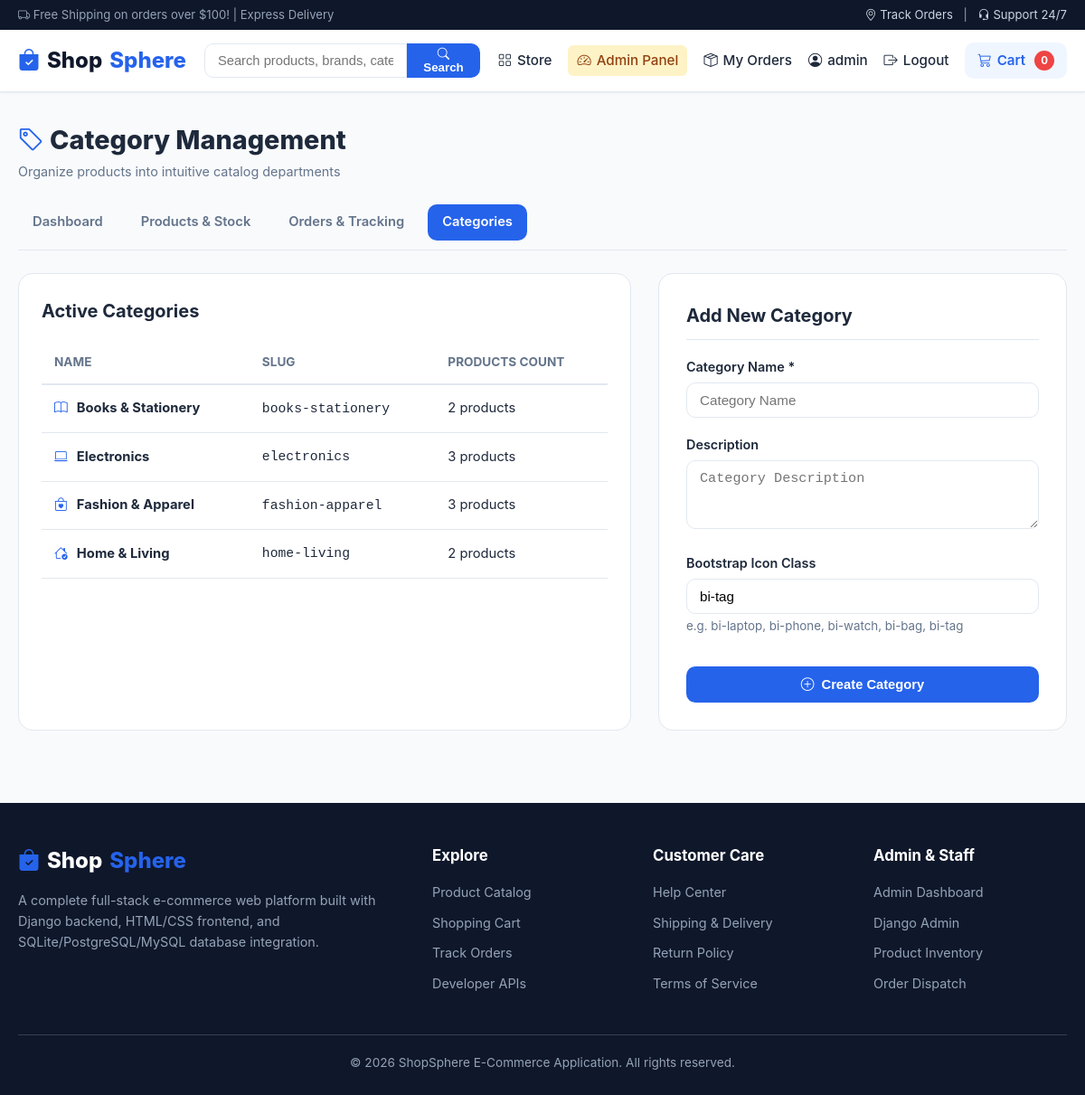
The page /store-admin/categories/ (signed in) on the database its author committed.
### store/models.py (models this page shows, shortened)
class Category(models.Model):
    name = models.CharField(max_length=100, unique=True)
    slug = models.SlugField(max_length=120, unique=True, blank=True)
    description = models.TextField(blank=True)
    icon_name = models.CharField(max_length=50, default='bi-tag', help_text="Bootstrap icon name or emoji")
    created_at = models.DateTimeField(auto_now_add=True)
    class Meta:
        verbose_name_plural = 'Categories'
        ordering = ['name']

### store/views.py (the view)
# urls.py: path('store-admin/categories/', views.admin_category_list, name='admin_category_list'),
@staff_required
def admin_category_list(request):
    categories = Category.objects.annotate(product_count=Count('products')).all()
    if request.method == 'POST':
        form = CategoryForm(request.POST)
        if form.is_valid():
            category = form.save()
            messages.success(request, f"Category '{category.name}' created!")
            return redirect('admin_category_list')
    else:
        form = CategoryForm()
    return render(request, 'store/admin/category_list.html', {'categories': categories, 'form': form})

### store/forms.py
class CategoryForm(forms.ModelForm):
    class Meta:
        model = Category
        fields = ['name', 'description', 'icon_name']
        widgets = {
            'name': forms.TextInput(attrs={'class': 'form-control', 'placeholder': 'Category Name'}),
            'description': forms.Textarea(attrs={'class': 'form-control', 'rows': 3, 'placeholder': 'Category Description'}),
            'icon_name': forms.TextInput(attrs={'class': 'form-control', 'placeholder': 'bi-tag'}),
        }

### store/context_processors.py (called while the page is built)
def cart_and_categories(request):
    categories = Category.objects.all()
    cart_total_items = 0
    if request.user.is_authenticated:
        cart = Cart.objects.filter(user=request.user).first()
    else:
        session_key = request.session.session_key
        if session_key:
            cart = Cart.objects.filter(session_key=session_key).first()
        else:
            cart = None
    if cart:
        cart_total_items = cart.total_items
    return {
        'nav_categories': categories,
        'cart_count': cart_total_items,
    }

### store/views.py (called while the page is built)
def staff_required(view_func):
    return user_passes_test(lambda u: u.is_active and u.is_staff, login_url='login')(view_func)

### templates/store/admin/category_list.html (shortened to what this page needs)
{% extends 'base.html' %}
{% load static %}
{% block content %}
  <div class="admin-header">
    <div>
      <h1 style="font-size: 1.8rem; font-weight: 800;">
        <i class="bi bi-tag" style="color: var(--primary);"></i> Category Management
      </h1>
      <p style="color: var(--text-muted); font-size: 0.9rem;">Organize products into intuitive catalog departments</p>
    </div>
  </div>
  <div class="admin-nav-tabs">
    <a href="{% url 'admin_dashboard' %}" class="admin-tab-link">Dashboard</a>
    <a href="{% url 'admin_product_list' %}" class="admin-tab-link">Products & Stock</a>
    <a href="{% url 'admin_order_list' %}" class="admin-tab-link">Orders & Tracking</a>
    <a href="{% url 'admin_category_list' %}" class="admin-tab-link active">Categories</a>
  </div>
  <div class="checkout-grid">
    <div class="data-table-card">
      <h3 style="font-size: 1.25rem; font-weight: 700; margin-bottom: 18px;">Active Categories</h3>
      <table class="data-table">
        <thead>
          <tr>
            <th>Name</th>
            <th>Slug</th>
            <th>Products Count</th>
          </tr>
        </thead>
        <tbody>
          {% for cat in categories %}
            <tr>
              <td>
                <i class="bi {{ cat.icon_name }}" style="margin-right: 6px; color: var(--primary);"></i>
                <strong>{{ cat.name }}</strong>
              </td>
              <td><code>{{ cat.slug }}</code></td>
              <td>{{ cat.product_count }} product{{ cat.product_count|pluralize }}</td>
            </tr>
          {% endfor %}
        </tbody>
      </table>
    </div>
    <div class="form-card" style="height: fit-content;">
      <h3 style="font-size: 1.25rem; font-weight: 700; margin-bottom: 18px; border-bottom: 1px solid var(--border-color); padding-bottom: 10px;">
        Add New Category
      </h3>
      <form method="POST">
        <div class="form-group">
          <label for="{{ form.name.id_for_label }}">Category Name *</label>
          {{ form.name }}
        </div>
        <div class="form-group">
          <label for="{{ form.description.id_for_label }}">Description</label>
          {{ form.description }}
        </div>
        <div class="form-group">
          <label for="{{ form.icon_name.id_for_label }}">Bootstrap Icon Class</label>
          {{ form.icon_name }}
          <small style="color: var(--text-muted);">e.g. bi-laptop, bi-phone, bi-watch, bi-bag, bi-tag</small>
        </div>
        <button type="submit" class="btn btn-primary" style="margin-top: 15px; padding: 12px;">
          <i class="bi bi-plus-circle"></i> Create Category
        </button>
      </form>
    </div>
  </div>
{% endblock %}

### templates/base.html (shortened to what this page needs)
{% load static %}
<!DOCTYPE html>
<html lang="en">
<head>
  <link rel="stylesheet" href="{% static 'css/style.css' %}">
  <link rel="stylesheet" href="https://cdn.jsdelivr.net/npm/bootstrap-icons@1.11.3/font/bootstrap-icons.min.css">
</head>
<body>
  <div class="top-bar">
    <div class="container">
      <div><i class="bi bi-truck"></i> Free Shipping on orders over $100! | Express Delivery</div>
      <div>
        <a href="{% url 'order_history' %}"><i class="bi bi-geo-alt"></i> Track Orders</a>
        <span style="margin: 0 8px;">|</span>
        <a href="{% url 'home' %}"><i class="bi bi-headset"></i> Support 24/7</a>
      </div>
    </div>
  </div>
  <nav class="navbar">
    <div class="nav-container">
      <a href="{% url 'home' %}" class="brand-logo">
        <i class="bi bi-bag-check-fill" style="color: var(--primary);"></i>
        Shop<span>Sphere</span>
      </a>
      <form action="{% url 'home' %}" method="GET" class="nav-search">
        <input type="text" name="q" placeholder="Search products, brands, categories..." value="{{ request.GET.q }}">
        <button type="submit"><i class="bi bi-search"></i> Search</button>
      </form>
      <ul class="nav-links">
        <li><a href="{% url 'home' %}"><i class="bi bi-grid"></i> Store</a></li>
        {% if user.is_authenticated and user.is_staff %}
          <li>
            <a href="{% url 'admin_dashboard' %}" class="admin-badge-nav">
              <i class="bi bi-speedometer2"></i> Admin Panel
            </a>
          </li>
        {% endif %}
        {% if user.is_authenticated %}
          <li>
            <a href="{% url 'order_history' %}">
              <i class="bi bi-box-seam"></i> My Orders
            </a>
          </li>
          <li>
            <a href="{% url 'profile' %}">
              <i class="bi bi-person-circle"></i> {{ user.username }}
            </a>
          </li>
          <li>
            <a href="{% url 'logout' %}" title="Log Out">
              <i class="bi bi-box-arrow-right"></i> Logout
            </a>
          </li>
        {% else %}
          <li><a href="{% url 'login' %}"><i class="bi bi-box-arrow-in-right"></i> Login</a></li>
          <li><a href="{% url 'register' %}" class="btn-sm btn-primary" style="color:#fff !important;">Register</a></li>
        {% endif %}
        <li>
          <a href="{% url 'cart' %}" class="cart-btn">
            <i class="bi bi-cart3"></i> Cart
            <span class="cart-badge">{{ cart_count|default:"0" }}</span>
          </a>
        </li>
      </ul>
    </div>
  </nav>
  <main>
    <div class="container">
      {% block content %}{% endblock %}
    </div>
  </main>
  <footer>
    <div class="container">
      <div class="footer-grid">
        <div class="footer-col">
          <div class="brand-logo" style="color: #fff; margin-bottom: 12px;">
            <i class="bi bi-bag-check-fill" style="color: var(--primary);"></i> Shop<span>Sphere</span>
          </div>
          <p style="font-size: 0.9rem; line-height: 1.6;">
            A complete full-stack e-commerce web platform built with Django backend, HTML/CSS frontend, and SQLite/PostgreSQL/MySQL database integration.
          </p>
        </div>
        <div class="footer-col">
          <h4>Explore</h4>
          <ul class="footer-links">
            <li><a href="{% url 'home' %}">Product Catalog</a></li>
            <li><a href="{% url 'cart' %}">Shopping Cart</a></li>
            <li><a href="{% url 'order_history' %}">Track Orders</a></li>
            <li><a href="{% url 'api_products_list' %}" target="_blank">Developer APIs</a></li>
          </ul>
        </div>
        <div class="footer-col">
          <h4>Customer Care</h4>
          <ul class="footer-links">
            <li><a href="{% url 'home' %}">Help Center</a></li>
            <li><a href="{% url 'home' %}">Shipping & Delivery</a></li>
            <li><a href="{% url 'home' %}">Return Policy</a></li>
            <li><a href="{% url 'home' %}">Terms of Service</a></li>
          </ul>
        </div>
        <div class="footer-col">
          <h4>Admin & Staff</h4>
          <ul class="footer-links">
            <li><a href="{% url 'admin_dashboard' %}">Admin Dashboard</a></li>
            <li><a href="/admin/" target="_blank">Django Admin</a></li>
            <li><a href="{% url 'admin_product_list' %}">Product Inventory</a></li>
            <li><a href="{% url 'admin_order_list' %}">Order Dispatch</a></li>
          </ul>
        </div>
      </div>
      <div class="footer-bottom">
        &copy; 2026 ShopSphere E-Commerce Application. All rights reserved.
      </div>
    </div>
  </footer>
</body>
</html>

### rows shown on the page
Category: name "Books & Stationery", slug "books-stationery", product_count "2"
Category: name "Electronics", slug "electronics", product_count "3"
Category: name "Fashion & Apparel", slug "fashion-apparel", product_count "3"
Category: name "Home & Living", slug "home-living", product_count "2"

### other values the page prints
{{ user.username }} "admin"
{{ cart_count|default:"0" }} "0"
